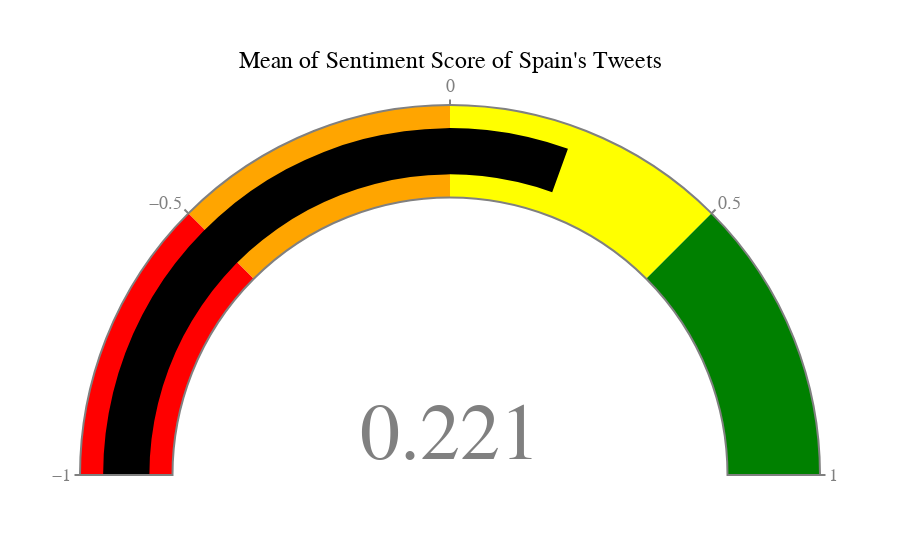

Notebook code for this chart:
### Code cell
fig = go.Figure(go.Indicator(
    domain={'x': [0, 1], 'y': [0, 1]},
    
    value= Mean_Sentiment_Score_Spain,
    mode="gauge+number",
    title = {'text': "Mean of Sentiment Score of Spain's Tweets", 'font': {'size': 24, 'color': "black", 'family': "Times New Roman"}},
    gauge={'axis': {'range': [-1, 1], 'tickwidth': 2, 'tickcolor': "gray"},
            'bar': {'color': "black"},
            'bordercolor': "gray",
            'borderwidth': 2,
            'bgcolor': "white",
           'steps': [
               {'range': [-1, -0.5], 'color': "red"},
               {'range': [-0.5, 0], 'color': "orange"},
               {'range': [0, 0.5], 'color': "yellow"},
               {'range': [0.5, 1], 'color': "green"}],
           }))
fig.update_layout(font = {'color': "gray", 'family': "Times New Roman", 'size':18})

fig.show()

### Figure 1 — Plotly figure (JSON) as saved in the notebook; plotly's stock layout.template omitted (floating-point values rounded to 4 significant figures)
{"data": [{"domain": {"x": [0, 1], "y": [0, 1]}, "gauge": {"axis": {"range": [-1, 1], "tickcolor": "gray", "tickwidth": 2}, "bar": {"color": "black"}, "bgcolor": "white", "bordercolor": "gray", "borderwidth": 2, "steps": [{"color": "red", "range": [-1, -0.5]}, {"color": "orange", "range": [-0.5, 0]}, {"color": "yellow", "range": [0, 0.5]}, {"color": "green", "range": [0.5, 1]}]}, "mode": "gauge+number", "title": {"font": {"color": "black", "family": "Times New Roman", "size": 24}, "text": "Mean of Sentiment Score of Spain's Tweets"}, "type": "indicator", "value": 0.2208}], "layout": {"font": {"color": "gray", "family": "Times New Roman", "size": 18}}}
